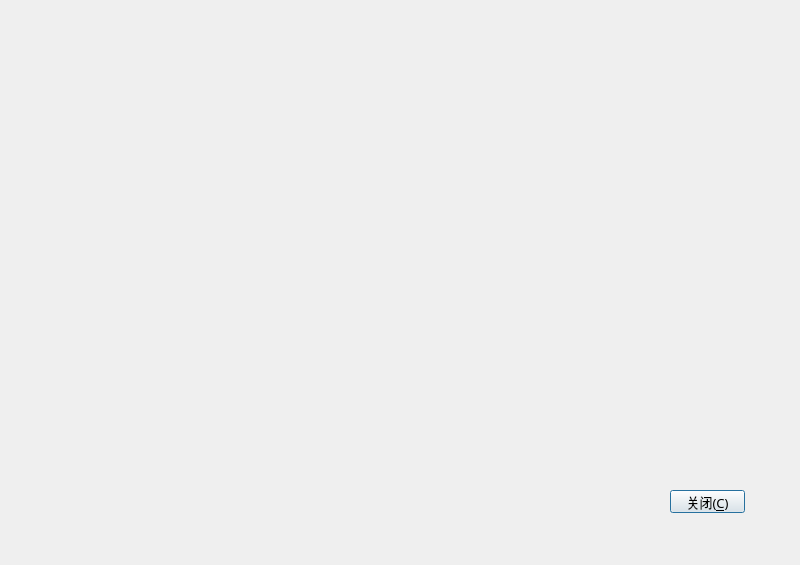
<?xml version="1.0" encoding="UTF-8"?>
<ui version="4.0">
 <class>About</class>
 <widget class="QWidget" name="About">
  <property name="geometry">
   <rect>
    <x>0</x>
    <y>0</y>
    <width>800</width>
    <height>565</height>
   </rect>
  </property>
  <property name="minimumSize">
   <size>
    <width>800</width>
    <height>565</height>
   </size>
  </property>
  <property name="maximumSize">
   <size>
    <width>800</width>
    <height>565</height>
   </size>
  </property>
  <property name="windowTitle">
   <string>综合测评系统 - 关于</string>
  </property>
  <property name="windowIcon">
   <iconset resource="icons.qrc">
    <normaloff>:/image/icon.png</normaloff>:/image/icon.png</iconset>
  </property>
  <widget class="QPushButton" name="pushButton">
   <property name="geometry">
    <rect>
     <x>670</x>
     <y>490</y>
     <width>75</width>
     <height>23</height>
    </rect>
   </property>
   <property name="font">
    <font>
     <family>宋体</family>
     <pointsize>10</pointsize>
    </font>
   </property>
   <property name="text">
    <string>关闭(&amp;C)</string>
   </property>
   <property name="default">
    <bool>true</bool>
   </property>
  </widget>
  <widget class="QWidget" name="widget" native="true">
   <property name="geometry">
    <rect>
     <x>0</x>
     <y>0</y>
     <width>801</width>
     <height>571</height>
    </rect>
   </property>
   <property name="styleSheet">
    <string notr="true">border-image:url(:/image/about.png);</string>
   </property>
  </widget>
 </widget>
 <resources>
  <include location="icons.qrc"/>
 </resources>
 <connections>
  <connection>
   <sender>pushButton</sender>
   <signal>clicked()</signal>
   <receiver>About</receiver>
   <slot>close()</slot>
   <hints>
    <hint type="sourcelabel">
     <x>720</x>
     <y>497</y>
    </hint>
    <hint type="destinationlabel">
     <x>762</x>
     <y>364</y>
    </hint>
   </hints>
  </connection>
 </connections>
</ui>
